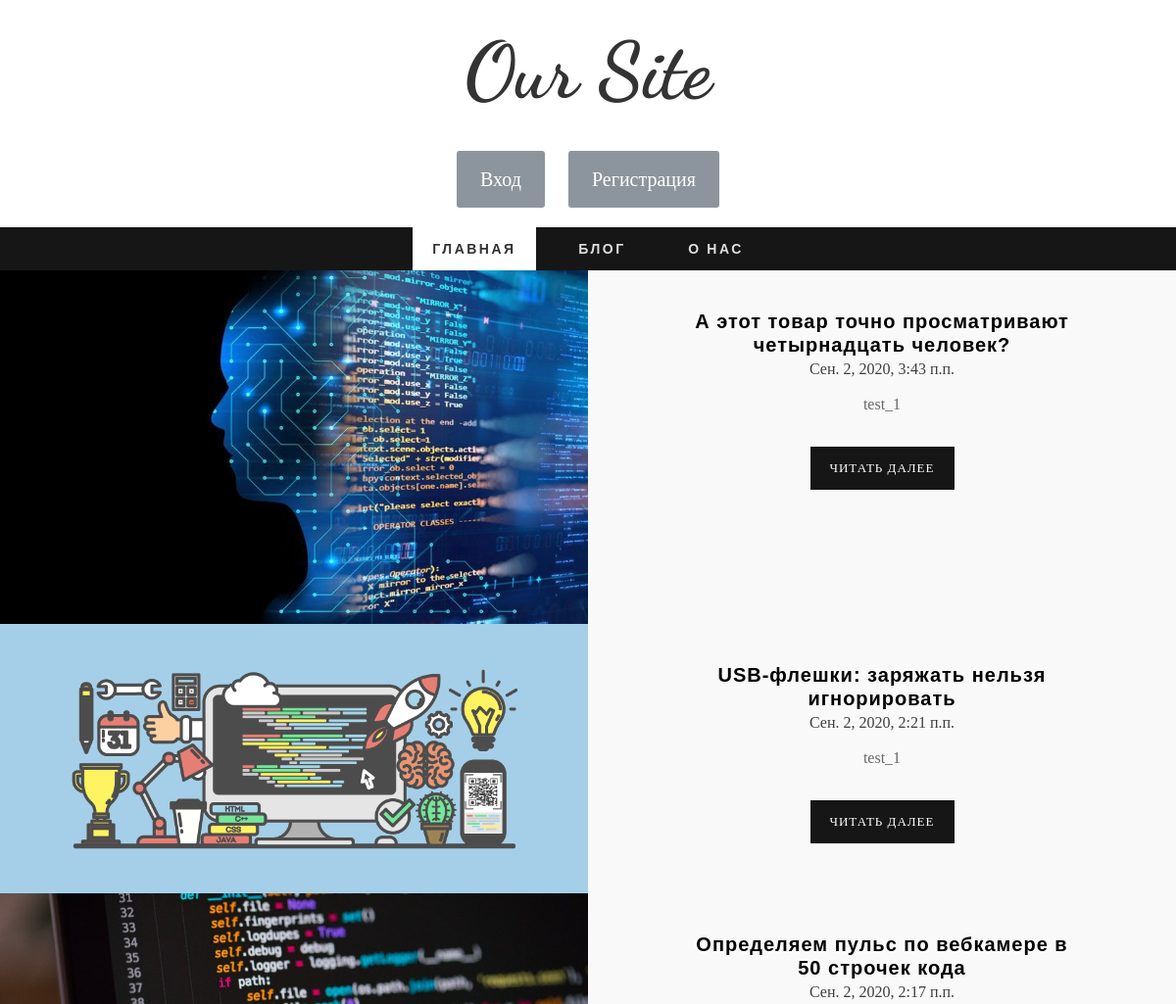
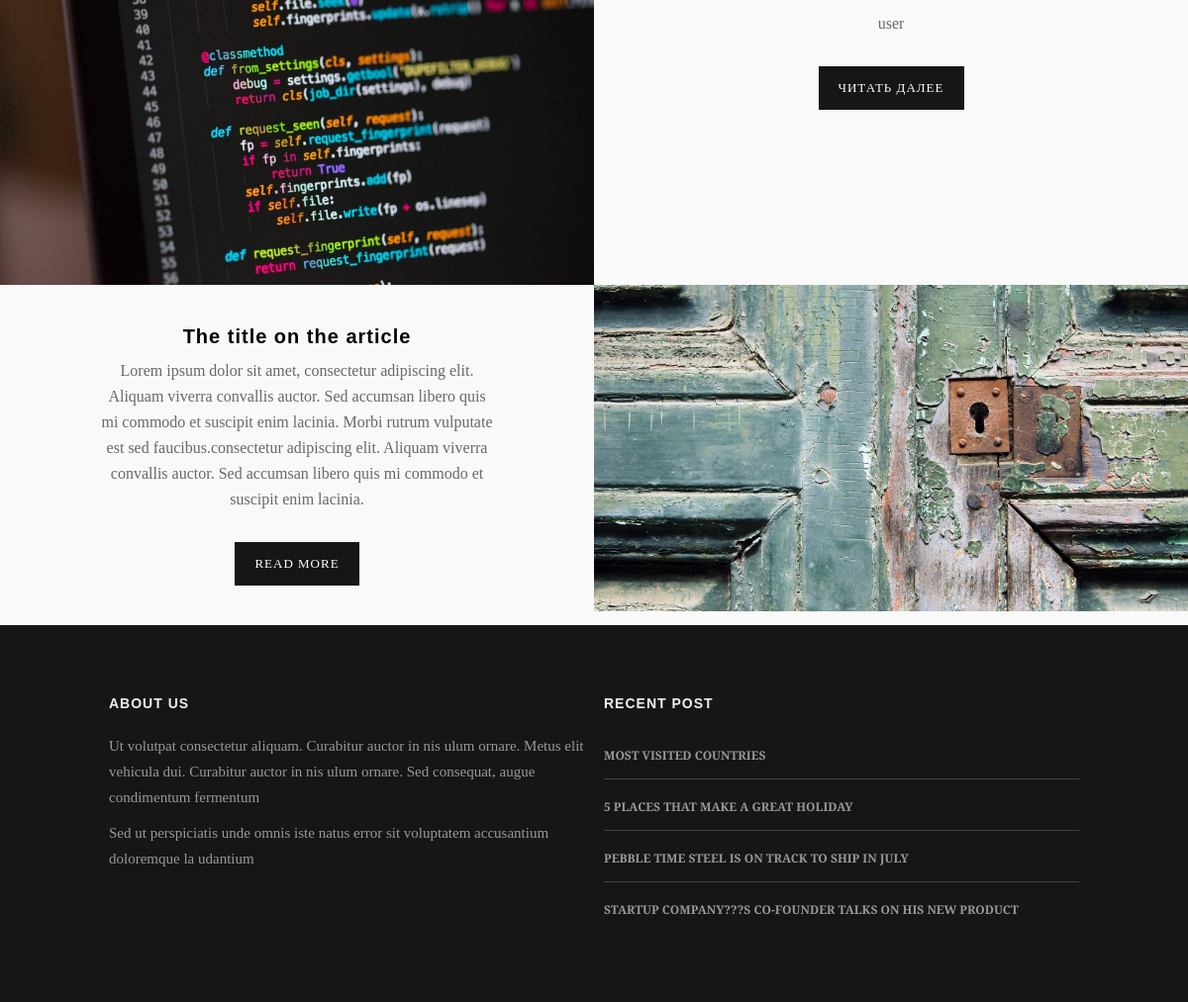
The page / on the database its author committed (2 pictures, top to bottom).
### blog/models.py (models this page shows)
class Post(models.Model):
    title = models.CharField("Название", max_length=100)
    text = models.TextField("Текст")
    date = models.DateTimeField("Дата публикации", default=timezone.now)
    author = models.ForeignKey(User, verbose_name="Автор", on_delete=models.CASCADE)
    image = models.ImageField("Изображение",default='', upload_to='posts/')
    class Meta():
        verbose_name = "Пост"
        verbose_name_plural = "Посты"

### blog/views.py (the view)
# urls.py: path('', views.HomeListView.as_view(), name='home-page'),
class HomeListView(ListView):
    model = Post
    template_name = 'blog/home.html'
    context_object_name = 'posts'
    def get_queryset(self):
        return Post.objects.order_by('-date')[:3]
    def get_context_data(self, **kwargs):
        ctx = super(HomeListView,self).get_context_data(**kwargs)
        ctx['title'] = 'Главная страница'
        return ctx

### blog/templates/blog/home.html
{% extends 'blog/main.html' %}
{% load static %}
		{% block content %}
			<div class="wrap-container">
				<section class="content-box box-style-1 box-4">
					<div class="zerogrid" style="width: 100%">
                        <div class="wrap-box">
                            {% for post in posts %}
                                <div class="row">
                                    <article>
                                        <div class="col-1-2" style='text-align: center;'>
                                        <img src="{{ post.image.url }}" alt="">
                                        </div>
                                        <div class="col-1-2">
                                            <div class="entry-content t-center">
												<h3>{{ post.title }}</h3>
												<span>{{ post.date }}</span>
                                                <p>{{ post.author }}</p>
                                                <center><a class="button " href="{% url 'single-page' post.id %}">Читать далее</a></center>
                                            </div>
                                        </div>
                                    </article>
                                </div>
                            {% endfor %}
							<div class="row">
								<article>
									<div class="col-1-2 f-right">
										<img src="{% static 'blog/images/slide2.jpg' %}" alt="">
									</div>
									<div class="col-1-2">
										<div class="entry-content t-center">
											<h3>The title on the article</h3>
											<p>Lorem ipsum dolor sit amet, consectetur adipiscing elit. Aliquam viverra convallis auctor. Sed accumsan libero quis mi commodo et suscipit enim lacinia. Morbi rutrum vulputate est sed faucibus.consectetur adipiscing elit. Aliquam viverra convallis auctor. Sed accumsan libero quis mi commodo et suscipit enim lacinia.</p>
											<a class="button" href="{% static 'blog/single.html' %}">Read More</a>
										</div>
									</div>
								</article>
							</div>
						</div>
					</div>
				</section>
            </div>
        {% endblock %}

### blog/templates/blog/main.html (shortened to what this page needs)
{% load static %}
<!DOCTYPE html>
<html lang="en">
<head>
  	<link rel="stylesheet" href="{% static 'blog/css/zerogrid.css' %}">
	<link rel="stylesheet" href="{% static 'blog/css/style.css' %}">
    <link href="{% static 'blog/font-awesome/css/font-awesome.min.css' %}" rel="stylesheet" type="text/css">
	<link rel="stylesheet" href="{% static 'blog/css/menu.css' %}">
    <link href="{% static 'blog/owl-carousel/owl.carousel.css' %}" rel="stylesheet">
</head>
<body class="home-page">
	<div class="wrap-body">
		<header class="">
			<div class="logo">
				<a href="{% url 'home-page' %}">Our Site</a>
			</div>
			{% if user.is_authenticated %}
				<a href="{% url 'profile' %}" style="font-size: 20px; margin-right: 20px;"class="btn"> Профиль </a>
				<a href="{% url 'logout' %}" style="margin-right: 20px; font-size: 20px;" class="btn"> Выход </a>
			{% else %}
				<a href="{% url 'login' %}" style="font-size: 20px; margin-right: 20px;"class="btn"> Вход </a>
				<a href="{% url 'reg' %}" style="font-size: 20px;" class="btn"> Регистрация </a>
				{% endif %}
			<div id="cssmenu" style="margin-top: 20px;" class="align-center">
				<ul>
					<li class="active"><a href="{% url 'home-page' %}"><span>Главная</span></a></li>
					<li><a href="{% url 'blog-page' %}"><span>Блог</span></a></li>
					<li><a href="{% static 'blog/single.html' %}"><span>О нас</span></a></li>
				</ul>
			</div>
        </header>
        <section id="container">
            {% block content %}
            {% endblock %}
        </section>
        <footer>
			<div class="zerogrid wrap-footer">
				<div class="row">
					<div class="col-1-2 col-footer-1">
						<div class="wrap-col">
							<h3 class="widget-title">About Us</h3>
							<p>Ut volutpat consectetur aliquam. Curabitur auctor in nis ulum ornare. Metus elit vehicula dui. Curabitur auctor in nis ulum ornare. Sed consequat, augue condimentum fermentum</p>
							<p>Sed ut perspiciatis unde omnis iste natus error sit voluptatem accusantium doloremque la udantium</p>
						</div>
					</div>
					<div class="col-1-2 col-footer-2">
						<div class="wrap-col">
							<h3 class="widget-title">Recent Post</h3>
							<ul>
								<li><a href="#">MOST VISITED COUNTRIES</a></li>
								<li><a href="#">5 PLACES THAT MAKE A GREAT HOLIDAY</a></li>
								<li><a href="#">PEBBLE TIME STEEL IS ON TRACK TO SHIP IN JULY</a></li>
								<li><a href="#">STARTUP COMPANY???S CO-FOUNDER TALKS ON HIS NEW PRODUCT</a></li>
							</ul>
						</div>
					</div>
				</div>
			</div>
		</footer>
	</div>
</body>
</html>

### blog/static/blog/css/zerogrid.css (style rules this page uses)
.zerogrid { width: 1000px; position: relative; margin: 0 auto; padding: 0px; }
.zerogrid:after { content: "\0020"; display: block; height: 0; clear: both; visibility: hidden; }
.zerogrid .f-right { float: right!important; }
.zerogrid .row:before,.row:after { content: '\0020'; display: block; overflow: hidden; visibility: hidden; width: 0; height: 0; }
.zerogrid .row:after { clear: both; }
.zerogrid .row { zoom: 1; }
.zerogrid .wrap-col { margin:10px; }
.zerogrid .col-1-2, .zerogrid .col-1-3, .zerogrid .col-2-3, .zerogrid .col-1-4, .zerogrid .col-2-4, .zerogrid .col-3-4, .zerogrid .col-1-5, .zerogrid .col-2-5, .zerogrid .col-3-5, .zerogrid .col-4-5, .zerogrid .col-1-6, .zerogrid .col-2-6, .zerogrid .col-3-6, .zerogrid .col-4-6, .zerogrid .col-5-6 { float:left; display: inline-block; }
.zerogrid .col-1-2,.zerogrid .col-1-2-fixed { width:50%; }

### blog/static/blog/css/style.css (style rules this page uses)
a,abbr,acronym,address,applet,article,aside,audio,b,blockquote,big,body,center,canvas,caption,cite,code,command,datalist,dd,del,details,dfn,dl,div,dt,em,embed,fieldset,figcaption,figure,font,footer,form,h1,h2,h3,h4,h5,h6,header,hgroup,html,i,iframe,img,ins,kbd,keygen,label,legend,li,meter,nav,object,ol,output,p,pre,progress,q,s,samp,section,small,span,source,strike,strong,sub,sup,table,tbody,tfoot,thead,th,tr,tdvideo,tt,u,ul,var { background:transparent;border:0 none;font-size:100%;margin:0;padding:0;border:0;outline:0;vertical-align:top; }
ol, ul { list-style:none; }
img { vertical-align:top; }
article, aside, audio, canvas, command, datalist, details, embed, figcaption, figure, footer, header, hgroup, keygen, meter, nav, output, progress, section, source, video { display:block; }
* { -webkit-box-sizing: border-box; -moz-box-sizing: border-box; box-sizing: border-box; }
html { -webkit-text-size-adjust: none; }
img { max-width:100%; height: auto;width: auto\9; }
a { color: #333;text-decoration: none; }
h3, h4 { font-size: 20px;line-height: 20px; }
h1, h2, h3, h4, h5, h6 { clear: both;hyphens: auto; color: #000;line-height: 1.2;font-family: 'Montserrat', sans-serif;letter-spacing: 1px; }
p { margin: 10px 0; }
.t-center { text-align: center !important; }
.f-right { float: right; }
.post:after, .post:before, article:after, article:before, section:after, section:before { clear: both; content: '\0020'; display: block; visibility: hidden; width: 0; height: 0; }
.widget-title { font-weight: bold;text-transform: uppercase;line-height: 1.38;margin-bottom: 20px;font-size: 14px;color: #eee; }
html, body { width:100%; padding:0; margin:0; }
body { font: 16px/26px Arial, Helvetica, sans-serif;font-family: 'Crimson Text', serif;background: #fff; }
header { text-align: center;background: #fff; }
.logo { color: #333;padding: 20px 0 30px; }
.logo a { font-family: 'Dancing Script', cursive;font-size: 80px;color: #333;font-weight: bold;display: block;line-height: 1.3; }
.content-box .wrap-box { padding: 40px 10px; position: relative; }
.content-box.box-style-1 { background: #f9f9f9; }
.content-box.box-4 .wrap-box { padding: 0; }
.content-box.box-4 article { padding-bottom: 0;background: #f9f9f9;margin:0; }
article { background: #ffffff; color: #3F3F3F; margin-bottom: 40px;padding-bottom: 10px; }
article:after, article:before { clear: both; content: '\0020'; display: block; visibility: hidden; width: 0; height: 0; }
article .entry-content { padding: 40px 100px; text-align: left; }
article .entry-content p { font-size: 16px;color: #686868; }
footer { background: #161616;font-size: 15px;color: #999 }
footer a { color:#999;font-weight: bold;text-shadow: none; }
footer .wrap-footer { padding: 60px 0; }
footer .wrap-footer ul li { margin-bottom: 5px;padding: 10px 0 15px; }
footer .col-footer-2 ul { padding: 0; }
footer .col-footer-2 ul li { list-style: none;margin-bottom: 5px; border-bottom: 1px solid #444;padding-bottom: 10px; }
footer .col-footer-2 ul li:last-child { border-bottom: none; }
footer .col-footer-2 ul li a { color: #999;font-size: 12px; }
a.button { background-color: #161616;padding: 9px 20px;color: #fff;margin-top: 20px;display:inline-block;text-transform: uppercase;font-size: 13px;letter-spacing: 1px; }
.btn { display: inline-block; background: #8C959D; color: #fff; padding: 1rem 1.5rem; text-decoration: none; border-radius: 3px; }

### rows shown on the page
Post: image (picture), title "А этот товар точно просматривают четырнадцать человек?", date "Сен. 2, 2020, 3:43 п.п.", author "test_1"
Post: image (picture), title "USB-флешки: заряжать нельзя игнорировать", date "Сен. 2, 2020, 2:21 п.п.", author "test_1"
Post: image (picture), title "Определяем пульс по вебкамере в 50 строчек кода", date "Сен. 2, 2020, 2:17 п.п.", author "user"
